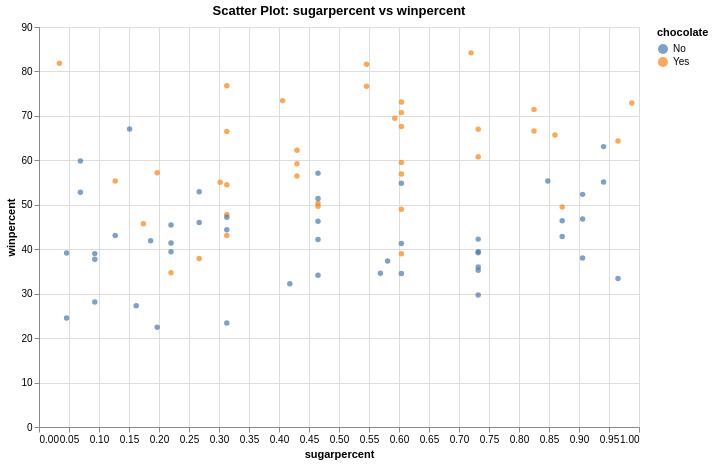

The specification (Vega-Lite) saved for this image:
### Vega-Lite specification from a JSON file in a GitHub repository (floating-point values rounded to 4 significant figures)
{"$schema": "https://vega.github.io/schema/vega-lite/v5.json", "title": "Scatter Plot: sugarpercent vs winpercent", "width": 600, "height": 400, "data": {"values": [{"id": 0, "competitorname": "100 Grand", "chocolate": "Yes", "fruity": "No", "caramel": "Yes", "peanutyalmondy": "No", "nougat": "No", "crispedricewafer": "Yes", "hard": "No", "bar": "Yes", "pluribus": "No", "sugarpercent": 0.732, "pricepercent": 0.86, "winpercent": 66.97}, {"id": 1, "competitorname": "3 Musketeers", "chocolate": "Yes", "fruity": "No", "caramel": "No", "peanutyalmondy": "No", "nougat": "Yes", "crispedricewafer": "No", "hard": "No", "bar": "Yes", "pluribus": "No", "sugarpercent": 0.604, "pricepercent": 0.511, "winpercent": 67.6}, {"id": 2, "competitorname": "Air Heads", "chocolate": "No", "fruity": "Yes", "caramel": "No", "peanutyalmondy": "No", "nougat": "No", "crispedricewafer": "No", "hard": "No", "bar": "No", "pluribus": "No", "sugarpercent": 0.906, "pricepercent": 0.511, "winpercent": 52.34}, {"id": 3, "competitorname": "Almond Joy", "chocolate": "Yes", "fruity": "No", "caramel": "No", "peanutyalmondy": "Yes", "nougat": "No", "crispedricewafer": "No", "hard": "No", "bar": "Yes", "pluribus": "No", "sugarpercent": 0.465, "pricepercent": 0.767, "winpercent": 50.35}, {"id": 4, "competitorname": "Baby Ruth", "chocolate": "Yes", "fruity": "No", "caramel": "Yes", "peanutyalmondy": "Yes", "nougat": "Yes", "crispedricewafer": "No", "hard": "No", "bar": "Yes", "pluribus": "No", "sugarpercent": 0.604, "pricepercent": 0.767, "winpercent": 56.91}, {"id": 5, "competitorname": "Boston Baked Beans", "chocolate": "No", "fruity": "No", "caramel": "No", "peanutyalmondy": "Yes", "nougat": "No", "crispedricewafer": "No", "hard": "No", "bar": "No", "pluribus": "Yes", "sugarpercent": 0.313, "pricepercent": 0.511, "winpercent": 23.42}, {"id": 6, "competitorname": "Candy Corn", "chocolate": "No", "fruity": "No", "caramel": "No", "peanutyalmondy": "No", "nougat": "No", "crispedricewafer": "No", "hard": "No", "bar": "No", "pluribus": "Yes", "sugarpercent": 0.906, "pricepercent": 0.325, "winpercent": 38.01}, {"id": 7, "competitorname": "Caramel Apple Pops", "chocolate": "No", "fruity": "Yes", "caramel": "Yes", "peanutyalmondy": "No", "nougat": "No", "crispedricewafer": "No", "hard": "No", "bar": "No", "pluribus": "No", "sugarpercent": 0.604, "pricepercent": 0.325, "winpercent": 34.52}, {"id": 8, "competitorname": "Charleston Chew", "chocolate": "Yes", "fruity": "No", "caramel": "No", "peanutyalmondy": "No", "nougat": "Yes", "crispedricewafer": "No", "hard": "No", "bar": "Yes", "pluribus": "No", "sugarpercent": 0.604, "pricepercent": 0.511, "winpercent": 38.98}, {"id": 9, "competitorname": "Chewey Lemonhead Fruit Mix", "chocolate": "No", "fruity": "Yes", "caramel": "No", "peanutyalmondy": "No", "nougat": "No", "crispedricewafer": "No", "hard": "No", "bar": "No", "pluribus": "Yes", "sugarpercent": 0.732, "pricepercent": 0.511, "winpercent": 36.02}, {"id": 10, "competitorname": "Chiclets", "chocolate": "No", "fruity": "Yes", "caramel": "No", "peanutyalmondy": "No", "nougat": "No", "crispedricewafer": "No", "hard": "No", "bar": "No", "pluribus": "Yes", "sugarpercent": 0.046, "pricepercent": 0.325, "winpercent": 24.52}, {"id": 11, "competitorname": "Dots", "chocolate": "No", "fruity": "Yes", "caramel": "No", "peanutyalmondy": "No", "nougat": "No", "crispedricewafer": "No", "hard": "No", "bar": "No", "pluribus": "Yes", "sugarpercent": 0.732, "pricepercent": 0.511, "winpercent": 42.27}, {"id": 12, "competitorname": "Dum Dums", "chocolate": "No", "fruity": "Yes", "caramel": "No", "peanutyalmondy": "No", "nougat": "No", "crispedricewafer": "No", "hard": "Yes", "bar": "No", "pluribus": "No", "sugarpercent": 0.732, "pricepercent": 0.034, "winpercent": 39.46}, {"id": 13, "competitorname": "Fruit Chews", "chocolate": "No", "fruity": "Yes", "caramel": "No", "peanutyalmondy": "No", "nougat": "No", "crispedricewafer": "No", "hard": "No", "bar": "No", "pluribus": "Yes", "sugarpercent": 0.127, "pricepercent": 0.034, "winpercent": 43.09}, {"id": 14, "competitorname": "Fun Dip", "chocolate": "No", "fruity": "Yes", "caramel": "No", "peanutyalmondy": "No", "nougat": "No", "crispedricewafer": "No", "hard": "Yes", "bar": "No", "pluribus": "No", "sugarpercent": 0.732, "pricepercent": 0.325, "winpercent": 39.19}, {"id": 15, "competitorname": "Gobstopper", "chocolate": "No", "fruity": "Yes", "caramel": "No", "peanutyalmondy": "No", "nougat": "No", "crispedricewafer": "No", "hard": "Yes", "bar": "No", "pluribus": "Yes", "sugarpercent": 0.906, "pricepercent": 0.453, "winpercent": 46.78}, {"id": 16, "competitorname": "Haribo Gold Bears", "chocolate": "No", "fruity": "Yes", "caramel": "No", "peanutyalmondy": "No", "nougat": "No", "crispedricewafer": "No", "hard": "No", "bar": "No", "pluribus": "Yes", "sugarpercent": 0.465, "pricepercent": 0.465, "winpercent": 57.12}, {"id": 17, "competitorname": "Haribo Happy Cola", "chocolate": "No", "fruity": "No", "caramel": "No", "peanutyalmondy": "No", "nougat": "No", "crispedricewafer": "No", "hard": "No", "bar": "No", "pluribus": "Yes", "sugarpercent": 0.465, "pricepercent": 0.465, "winpercent": 34.16}, {"id": 18, "competitorname": "Haribo Sour Bears", "chocolate": "No", "fruity": "Yes", "caramel": "No", "peanutyalmondy": "No", "nougat": "No", "crispedricewafer": "No", "hard": "No", "bar": "No", "pluribus": "Yes", "sugarpercent": 0.465, "pricepercent": 0.465, "winpercent": 51.41}, {"id": 19, "competitorname": "Haribo Twin Snakes", "chocolate": "No", "fruity": "Yes", "caramel": "No", "peanutyalmondy": "No", "nougat": "No", "crispedricewafer": "No", "hard": "No", "bar": "No", "pluribus": "Yes", "sugarpercent": 0.465, "pricepercent": 0.465, "winpercent": 42.18}, {"id": 20, "competitorname": "Hershey's Kisses", "chocolate": "Yes", "fruity": "No", "caramel": "No", "peanutyalmondy": "No", "nougat": "No", "crispedricewafer": "No", "hard": "No", "bar": "No", "pluribus": "Yes", "sugarpercent": 0.127, "pricepercent": 0.093, "winpercent": 55.38}, {"id": 21, "competitorname": "Hershey's Krackel", "chocolate": "Yes", "fruity": "No", "caramel": "No", "peanutyalmondy": "No", "nougat": "No", "crispedricewafer": "Yes", "hard": "No", "bar": "Yes", "pluribus": "No", "sugarpercent": 0.43, "pricepercent": 0.918, "winpercent": 62.28}, {"id": 22, "competitorname": "Hershey's Milk Chocolate", "chocolate": "Yes", "fruity": "No", "caramel": "No", "peanutyalmondy": "No", "nougat": "No", "crispedricewafer": "No", "hard": "No", "bar": "Yes", "pluribus": "No", "sugarpercent": 0.43, "pricepercent": 0.918, "winpercent": 56.49}, {"id": 23, "competitorname": "Hershey's Special Dark", "chocolate": "Yes", "fruity": "No", "caramel": "No", "peanutyalmondy": "No", "nougat": "No", "crispedricewafer": "No", "hard": "No", "bar": "Yes", "pluribus": "No", "sugarpercent": 0.43, "pricepercent": 0.918, "winpercent": 59.24}, {"id": 24, "competitorname": "Jawbusters", "chocolate": "No", "fruity": "Yes", "caramel": "No", "peanutyalmondy": "No", "nougat": "No", "crispedricewafer": "No", "hard": "Yes", "bar": "No", "pluribus": "Yes", "sugarpercent": 0.093, "pricepercent": 0.511, "winpercent": 28.13}, {"id": 25, "competitorname": "Junior Mints", "chocolate": "Yes", "fruity": "No", "caramel": "No", "peanutyalmondy": "No", "nougat": "No", "crispedricewafer": "No", "hard": "No", "bar": "No", "pluribus": "Yes", "sugarpercent": 0.197, "pricepercent": 0.511, "winpercent": 57.22}, {"id": 26, "competitorname": "Kit Kat", "chocolate": "Yes", "fruity": "No", "caramel": "No", "peanutyalmondy": "No", "nougat": "No", "crispedricewafer": "Yes", "hard": "No", "bar": "Yes", "pluribus": "No", "sugarpercent": 0.313, "pricepercent": 0.511, "winpercent": 76.77}, {"id": 27, "competitorname": "Laffy Taffy", "chocolate": "No", "fruity": "Yes", "caramel": "No", "peanutyalmondy": "No", "nougat": "No", "crispedricewafer": "No", "hard": "No", "bar": "No", "pluribus": "No", "sugarpercent": 0.22, "pricepercent": 0.116, "winpercent": 41.39}, {"id": 28, "competitorname": "Lemonhead", "chocolate": "No", "fruity": "Yes", "caramel": "No", "peanutyalmondy": "No", "nougat": "No", "crispedricewafer": "No", "hard": "Yes", "bar": "No", "pluribus": "No", "sugarpercent": 0.046, "pricepercent": 0.104, "winpercent": 39.14}, {"id": 29, "competitorname": "Lifesavers big ring gummies", "chocolate": "No", "fruity": "Yes", "caramel": "No", "peanutyalmondy": "No", "nougat": "No", "crispedricewafer": "No", "hard": "No", "bar": "No", "pluribus": "No", "sugarpercent": 0.267, "pricepercent": 0.279, "winpercent": 52.91}, {"id": 30, "competitorname": "Peanut butter M&M's", "chocolate": "Yes", "fruity": "No", "caramel": "No", "peanutyalmondy": "Yes", "nougat": "No", "crispedricewafer": "No", "hard": "No", "bar": "No", "pluribus": "Yes", "sugarpercent": 0.825, "pricepercent": 0.651, "winpercent": 71.47}, {"id": 31, "competitorname": "M&M's", "chocolate": "Yes", "fruity": "No", "caramel": "No", "peanutyalmondy": "No", "nougat": "No", "crispedricewafer": "No", "hard": "No", "bar": "No", "pluribus": "Yes", "sugarpercent": 0.825, "pricepercent": 0.651, "winpercent": 66.57}, {"id": 32, "competitorname": "Mike & Ike", "chocolate": "No", "fruity": "Yes", "caramel": "No", "peanutyalmondy": "No", "nougat": "No", "crispedricewafer": "No", "hard": "No", "bar": "No", "pluribus": "Yes", "sugarpercent": 0.872, "pricepercent": 0.325, "winpercent": 46.41}, {"id": 33, "competitorname": "Milk Duds", "chocolate": "Yes", "fruity": "No", "caramel": "Yes", "peanutyalmondy": "No", "nougat": "No", "crispedricewafer": "No", "hard": "No", "bar": "No", "pluribus": "Yes", "sugarpercent": 0.302, "pricepercent": 0.511, "winpercent": 55.06}, {"id": 34, "competitorname": "Milky Way", "chocolate": "Yes", "fruity": "No", "caramel": "Yes", "peanutyalmondy": "No", "nougat": "Yes", "crispedricewafer": "No", "hard": "No", "bar": "Yes", "pluribus": "No", "sugarpercent": 0.604, "pricepercent": 0.651, "winpercent": 73.1}, {"id": 35, "competitorname": "Milky Way Midnight", "chocolate": "Yes", "fruity": "No", "caramel": "Yes", "peanutyalmondy": "No", "nougat": "Yes", "crispedricewafer": "No", "hard": "No", "bar": "Yes", "pluribus": "No", "sugarpercent": 0.732, "pricepercent": 0.441, "winpercent": 60.8}, {"id": 36, "competitorname": "Milky Way Simply Caramel", "chocolate": "Yes", "fruity": "No", "caramel": "Yes", "peanutyalmondy": "No", "nougat": "No", "crispedricewafer": "No", "hard": "No", "bar": "Yes", "pluribus": "No", "sugarpercent": 0.965, "pricepercent": 0.86, "winpercent": 64.35}, {"id": 37, "competitorname": "Mounds", "chocolate": "Yes", "fruity": "No", "caramel": "No", "peanutyalmondy": "No", "nougat": "No", "crispedricewafer": "No", "hard": "No", "bar": "Yes", "pluribus": "No", "sugarpercent": 0.313, "pricepercent": 0.86, "winpercent": 47.83}, {"id": 38, "competitorname": "Mr Good Bar", "chocolate": "Yes", "fruity": "No", "caramel": "No", "peanutyalmondy": "Yes", "nougat": "No", "crispedricewafer": "No", "hard": "No", "bar": "Yes", "pluribus": "No", "sugarpercent": 0.313, "pricepercent": 0.918, "winpercent": 54.53}, {"id": 39, "competitorname": "Nerds", "chocolate": "No", "fruity": "Yes", "caramel": "No", "peanutyalmondy": "No", "nougat": "No", "crispedricewafer": "No", "hard": "Yes", "bar": "No", "pluribus": "Yes", "sugarpercent": 0.848, "pricepercent": 0.325, "winpercent": 55.35}, {"id": 40, "competitorname": "Nestle Butterfinger", "chocolate": "Yes", "fruity": "No", "caramel": "No", "peanutyalmondy": "Yes", "nougat": "No", "crispedricewafer": "No", "hard": "No", "bar": "Yes", "pluribus": "No", "sugarpercent": 0.604, "pricepercent": 0.767, "winpercent": 70.74}, {"id": 41, "competitorname": "Nestle Crunch", "chocolate": "Yes", "fruity": "No", "caramel": "No", "peanutyalmondy": "No", "nougat": "No", "crispedricewafer": "Yes", "hard": "No", "bar": "Yes", "pluribus": "No", "sugarpercent": 0.313, "pricepercent": 0.767, "winpercent": 66.47}, {"id": 42, "competitorname": "Nik L Nip", "chocolate": "No", "fruity": "Yes", "caramel": "No", "peanutyalmondy": "No", "nougat": "No", "crispedricewafer": "No", "hard": "No", "bar": "No", "pluribus": "Yes", "sugarpercent": 0.197, "pricepercent": 0.976, "winpercent": 22.45}, {"id": 43, "competitorname": "Now & Later", "chocolate": "No", "fruity": "Yes", "caramel": "No", "peanutyalmondy": "No", "nougat": "No", "crispedricewafer": "No", "hard": "No", "bar": "No", "pluribus": "Yes", "sugarpercent": 0.22, "pricepercent": 0.325, "winpercent": 39.45}, {"id": 44, "competitorname": "Payday", "chocolate": "No", "fruity": "No", "caramel": "No", "peanutyalmondy": "Yes", "nougat": "Yes", "crispedricewafer": "No", "hard": "No", "bar": "Yes", "pluribus": "No", "sugarpercent": 0.465, "pricepercent": 0.767, "winpercent": 46.3}, {"id": 45, "competitorname": "Peanut M&Ms", "chocolate": "Yes", "fruity": "No", "caramel": "No", "peanutyalmondy": "Yes", "nougat": "No", "crispedricewafer": "No", "hard": "No", "bar": "No", "pluribus": "Yes", "sugarpercent": 0.593, "pricepercent": 0.651, "winpercent": 69.48}, {"id": 46, "competitorname": "Pixie Sticks", "chocolate": "No", "fruity": "No", "caramel": "No", "peanutyalmondy": "No", "nougat": "No", "crispedricewafer": "No", "hard": "No", "bar": "No", "pluribus": "Yes", "sugarpercent": 0.093, "pricepercent": 0.023, "winpercent": 37.72}, {"id": 47, "competitorname": "Pop Rocks", "chocolate": "No", "fruity": "Yes", "caramel": "No", "peanutyalmondy": "No", "nougat": "No", "crispedricewafer": "No", "hard": "Yes", "bar": "No", "pluribus": "Yes", "sugarpercent": 0.604, "pricepercent": 0.837, "winpercent": 41.27}, {"id": 48, "competitorname": "Red vines", "chocolate": "No", "fruity": "Yes", "caramel": "No", "peanutyalmondy": "No", "nougat": "No", "crispedricewafer": "No", "hard": "No", "bar": "No", "pluribus": "Yes", "sugarpercent": 0.581, "pricepercent": 0.116, "winpercent": 37.35}, {"id": 49, "competitorname": "Reese's Miniatures", "chocolate": "Yes", "fruity": "No", "caramel": "No", "peanutyalmondy": "Yes", "nougat": "No", "crispedricewafer": "No", "hard": "No", "bar": "No", "pluribus": "No", "sugarpercent": 0.034, "pricepercent": 0.279, "winpercent": 81.87}, {"id": 50, "competitorname": "Reese's Peanut Butter cup", "chocolate": "Yes", "fruity": "No", "caramel": "No", "peanutyalmondy": "Yes", "nougat": "No", "crispedricewafer": "No", "hard": "No", "bar": "No", "pluribus": "No", "sugarpercent": 0.72, "pricepercent": 0.651, "winpercent": 84.18}, {"id": 51, "competitorname": "Reese's pieces", "chocolate": "Yes", "fruity": "No", "caramel": "No", "peanutyalmondy": "Yes", "nougat": "No", "crispedricewafer": "No", "hard": "No", "bar": "No", "pluribus": "Yes", "sugarpercent": 0.406, "pricepercent": 0.651, "winpercent": 73.43}, {"id": 52, "competitorname": "Reese's stuffed with pieces", "chocolate": "Yes", "fruity": "No", "caramel": "No", "peanutyalmondy": "Yes", "nougat": "No", "crispedricewafer": "No", "hard": "No", "bar": "No", "pluribus": "No", "sugarpercent": 0.988, "pricepercent": 0.651, "winpercent": 72.89}, {"id": 53, "competitorname": "Ring pop", "chocolate": "No", "fruity": "Yes", "caramel": "No", "peanutyalmondy": "No", "nougat": "No", "crispedricewafer": "No", "hard": "Yes", "bar": "No", "pluribus": "No", "sugarpercent": 0.732, "pricepercent": 0.965, "winpercent": 35.29}, {"id": 54, "competitorname": "Rolo", "chocolate": "Yes", "fruity": "No", "caramel": "Yes", "peanutyalmondy": "No", "nougat": "No", "crispedricewafer": "No", "hard": "No", "bar": "No", "pluribus": "Yes", "sugarpercent": 0.86, "pricepercent": 0.86, "winpercent": 65.72}, {"id": 55, "competitorname": "Root Beer Barrels", "chocolate": "No", "fruity": "No", "caramel": "No", "peanutyalmondy": "No", "nougat": "No", "crispedricewafer": "No", "hard": "Yes", "bar": "No", "pluribus": "Yes", "sugarpercent": 0.732, "pricepercent": 0.069, "winpercent": 29.7}, {"id": 56, "competitorname": "Runts", "chocolate": "No", "fruity": "Yes", "caramel": "No", "peanutyalmondy": "No", "nougat": "No", "crispedricewafer": "No", "hard": "Yes", "bar": "No", "pluribus": "Yes", "sugarpercent": 0.872, "pricepercent": 0.279, "winpercent": 42.85}, {"id": 57, "competitorname": "Sixlets", "chocolate": "Yes", "fruity": "No", "caramel": "No", "peanutyalmondy": "No", "nougat": "No", "crispedricewafer": "No", "hard": "No", "bar": "No", "pluribus": "Yes", "sugarpercent": 0.22, "pricepercent": 0.081, "winpercent": 34.72}, {"id": 58, "competitorname": "Skittles original", "chocolate": "No", "fruity": "Yes", "caramel": "No", "peanutyalmondy": "No", "nougat": "No", "crispedricewafer": "No", "hard": "No", "bar": "No", "pluribus": "Yes", "sugarpercent": 0.941, "pricepercent": 0.22, "winpercent": 63.09}, {"id": 59, "competitorname": "Skittles wildberry", "chocolate": "No", "fruity": "Yes", "caramel": "No", "peanutyalmondy": "No", "nougat": "No", "crispedricewafer": "No", "hard": "No", "bar": "No", "pluribus": "Yes", "sugarpercent": 0.941, "pricepercent": 0.22, "winpercent": 55.1}, {"id": 60, "competitorname": "Nestle Smarties", "chocolate": "Yes", "fruity": "No", "caramel": "No", "peanutyalmondy": "No", "nougat": "No", "crispedricewafer": "No", "hard": "No", "bar": "No", "pluribus": "Yes", "sugarpercent": 0.267, "pricepercent": 0.976, "winpercent": 37.89}, {"id": 61, "competitorname": "Smarties candy", "chocolate": "No", "fruity": "Yes", "caramel": "No", "peanutyalmondy": "No", "nougat": "No", "crispedricewafer": "No", "hard": "Yes", "bar": "No", "pluribus": "Yes", "sugarpercent": 0.267, "pricepercent": 0.116, "winpercent": 46.0}, {"id": 62, "competitorname": "Snickers", "chocolate": "Yes", "fruity": "No", "caramel": "Yes", "peanutyalmondy": "Yes", "nougat": "Yes", "crispedricewafer": "No", "hard": "No", "bar": "Yes", "pluribus": "No", "sugarpercent": 0.546, "pricepercent": 0.651, "winpercent": 76.67}, {"id": 63, "competitorname": "Snickers Crisper", "chocolate": "Yes", "fruity": "No", "caramel": "Yes", "peanutyalmondy": "Yes", "nougat": "No", "crispedricewafer": "Yes", "hard": "No", "bar": "Yes", "pluribus": "No", "sugarpercent": 0.604, "pricepercent": 0.651, "winpercent": 59.53}, {"id": 64, "competitorname": "Sour Patch Kids", "chocolate": "No", "fruity": "Yes", "caramel": "No", "peanutyalmondy": "No", "nougat": "No", "crispedricewafer": "No", "hard": "No", "bar": "No", "pluribus": "Yes", "sugarpercent": 0.069, "pricepercent": 0.116, "winpercent": 59.86}, {"id": 65, "competitorname": "Sour Patch Tricksters", "chocolate": "No", "fruity": "Yes", "caramel": "No", "peanutyalmondy": "No", "nougat": "No", "crispedricewafer": "No", "hard": "No", "bar": "No", "pluribus": "Yes", "sugarpercent": 0.069, "pricepercent": 0.116, "winpercent": 52.83}, {"id": 66, "competitorname": "Starburst", "chocolate": "No", "fruity": "Yes", "caramel": "No", "peanutyalmondy": "No", "nougat": "No", "crispedricewafer": "No", "hard": "No", "bar": "No", "pluribus": "Yes", "sugarpercent": 0.151, "pricepercent": 0.22, "winpercent": 67.04}, {"id": 67, "competitorname": "Strawberry bon bons", "chocolate": "No", "fruity": "Yes", "caramel": "No", "peanutyalmondy": "No", "nougat": "No", "crispedricewafer": "No", "hard": "Yes", "bar": "No", "pluribus": "Yes", "sugarpercent": 0.569, "pricepercent": 0.058, "winpercent": 34.58}, {"id": 68, "competitorname": "Sugar Babies", "chocolate": "No", "fruity": "No", "caramel": "Yes", "peanutyalmondy": "No", "nougat": "No", "crispedricewafer": "No", "hard": "No", "bar": "No", "pluribus": "Yes", "sugarpercent": 0.965, "pricepercent": 0.767, "winpercent": 33.44}, {"id": 69, "competitorname": "Sugar Daddy", "chocolate": "No", "fruity": "No", "caramel": "Yes", "peanutyalmondy": "No", "nougat": "No", "crispedricewafer": "No", "hard": "No", "bar": "No", "pluribus": "No", "sugarpercent": 0.418, "pricepercent": 0.325, "winpercent": 32.23}, {"id": 70, "competitorname": "Super Bubble", "chocolate": "No", "fruity": "Yes", "caramel": "No", "peanutyalmondy": "No", "nougat": "No", "crispedricewafer": "No", "hard": "No", "bar": "No", "pluribus": "No", "sugarpercent": 0.162, "pricepercent": 0.116, "winpercent": 27.3}, {"id": 71, "competitorname": "Swedish Fish", "chocolate": "No", "fruity": "Yes", "caramel": "No", "peanutyalmondy": "No", "nougat": "No", "crispedricewafer": "No", "hard": "No", "bar": "No", "pluribus": "Yes", "sugarpercent": 0.604, "pricepercent": 0.755, "winpercent": 54.86}, {"id": 72, "competitorname": "Tootsie Pop", "chocolate": "Yes", "fruity": "Yes", "caramel": "No", "peanutyalmondy": "No", "nougat": "No", "crispedricewafer": "No", "hard": "Yes", "bar": "No", "pluribus": "No", "sugarpercent": 0.604, "pricepercent": 0.325, "winpercent": 48.98}, {"id": 73, "competitorname": "Tootsie Roll Juniors", "chocolate": "Yes", "fruity": "No", "caramel": "No", "peanutyalmondy": "No", "nougat": "No", "crispedricewafer": "No", "hard": "No", "bar": "No", "pluribus": "No", "sugarpercent": 0.313, "pricepercent": 0.511, "winpercent": 43.07}, {"id": 74, "competitorname": "Tootsie Roll Midgies", "chocolate": "Yes", "fruity": "No", "caramel": "No", "peanutyalmondy": "No", "nougat": "No", "crispedricewafer": "No", "hard": "No", "bar": "No", "pluribus": "Yes", "sugarpercent": 0.174, "pricepercent": 0.011, "winpercent": 45.74}, {"id": 75, "competitorname": "Tootsie Roll Snack Bars", "chocolate": "Yes", "fruity": "No", "caramel": "No", "peanutyalmondy": "No", "nougat": "No", "crispedricewafer": "No", "hard": "No", "bar": "Yes", "pluribus": "No", "sugarpercent": 0.465, "pricepercent": 0.325, "winpercent": 49.65}, {"id": 76, "competitorname": "Trolli Sour Bites", "chocolate": "No", "fruity": "Yes", "caramel": "No", "peanutyalmondy": "No", "nougat": "No", "crispedricewafer": "No", "hard": "No", "bar": "No", "pluribus": "Yes", "sugarpercent": 0.313, "pricepercent": 0.255, "winpercent": 47.17}, {"id": 77, "competitorname": "Twix", "chocolate": "Yes", "fruity": "No", "caramel": "Yes", "peanutyalmondy": "No", "nougat": "No", "crispedricewafer": "Yes", "hard": "No", "bar": "Yes", "pluribus": "No", "sugarpercent": 0.546, "pricepercent": 0.906, "winpercent": 81.64}, {"id": 78, "competitorname": "Twizzlers", "chocolate": "No", "fruity": "Yes", "caramel": "No", "peanutyalmondy": "No", "nougat": "No", "crispedricewafer": "No", "hard": "No", "bar": "No", "pluribus": "No", "sugarpercent": 0.22, "pricepercent": 0.116, "winpercent": 45.47}, {"id": 79, "competitorname": "Warheads", "chocolate": "No", "fruity": "Yes", "caramel": "No", "peanutyalmondy": "No", "nougat": "No", "crispedricewafer": "No", "hard": "Yes", "bar": "No", "pluribus": "No", "sugarpercent": 0.093, "pricepercent": 0.116, "winpercent": 39.01}, {"id": 80, "competitorname": "Welch's Fruit Snacks", "chocolate": "No", "fruity": "Yes", "caramel": "No", "peanutyalmondy": "No", "nougat": "No", "crispedricewafer": "No", "hard": "No", "bar": "No", "pluribus": "Yes", "sugarpercent": 0.313, "pricepercent": 0.313, "winpercent": 44.38}, {"id": 81, "competitorname": "Werther's Original Caramel", "chocolate": "No", "fruity": "No", "caramel": "Yes", "peanutyalmondy": "No", "nougat": "No", "crispedricewafer": "No", "hard": "Yes", "bar": "No", "pluribus": "No", "sugarpercent": 0.186, "pricepercent": 0.267, "winpercent": 41.9}, {"id": 82, "competitorname": "Whoppers", "chocolate": "Yes", "fruity": "No", "caramel": "No", "peanutyalmondy": "No", "nougat": "No", "crispedricewafer": "Yes", "hard": "No", "bar": "No", "pluribus": "Yes", "sugarpercent": 0.872, "pricepercent": 0.848, "winpercent": 49.52}]}, "mark": {"type": "point", "filled": true, "opacity": 0.7}, "encoding": {"x": {"field": "sugarpercent", "type": "quantitative", "scale": {}}, "y": {"field": "winpercent", "type": "quantitative", "scale": {}}, "color": {"field": "chocolate", "type": "nominal"}, "tooltip": [{"field": "sugarpercent", "type": "quantitative"}, {"field": "winpercent", "type": "quantitative"}, {"field": "chocolate", "type": "nominal"}]}, "transform": [], "params": []}
